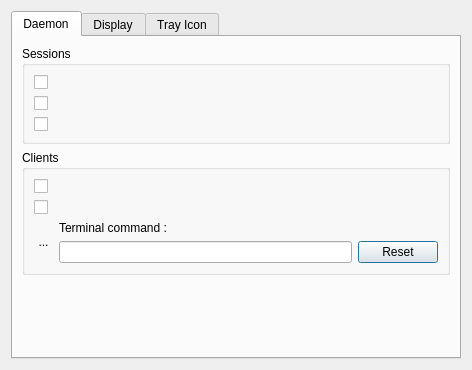
<?xml version="1.0" encoding="UTF-8"?>
<ui version="4.0">
 <class>dialogPreferences</class>
 <widget class="QDialog" name="dialogPreferences">
  <property name="geometry">
   <rect>
    <x>0</x>
    <y>0</y>
    <width>472</width>
    <height>370</height>
   </rect>
  </property>
  <property name="windowTitle">
   <string>Preferences</string>
  </property>
  <layout class="QHBoxLayout" name="horizontalLayout">
   <item>
    <widget class="QTabWidget" name="tabWidget">
     <property name="tabPosition">
      <enum>QTabWidget::North</enum>
     </property>
     <property name="tabShape">
      <enum>QTabWidget::Rounded</enum>
     </property>
     <property name="currentIndex">
      <number>0</number>
     </property>
     <property name="elideMode">
      <enum>Qt::ElideLeft</enum>
     </property>
     <property name="tabBarAutoHide">
      <bool>true</bool>
     </property>
     <widget class="QWidget" name="tabDaemon">
      <attribute name="icon">
       <iconset theme="daemon">
        <normaloff>.</normaloff>.</iconset>
      </attribute>
      <attribute name="title">
       <string>Daemon</string>
      </attribute>
      <layout class="QVBoxLayout" name="verticalLayout">
       <item>
        <widget class="QGroupBox" name="groupBoxSessions">
         <property name="title">
          <string>Sessions</string>
         </property>
         <layout class="QVBoxLayout" name="verticalLayout_6">
          <item>
           <widget class="QCheckBox" name="checkBoxBookmarks">
            <property name="text">
             <string/>
            </property>
           </widget>
          </item>
          <item>
           <widget class="QCheckBox" name="checkBoxAutoSnapshot">
            <property name="text">
             <string/>
            </property>
           </widget>
          </item>
          <item>
           <widget class="QCheckBox" name="checkBoxSessionScripts">
            <property name="text">
             <string/>
            </property>
           </widget>
          </item>
         </layout>
        </widget>
       </item>
       <item>
        <widget class="QGroupBox" name="groupBoxClients">
         <property name="title">
          <string>Clients</string>
         </property>
         <layout class="QVBoxLayout" name="verticalLayout_7">
          <item>
           <widget class="QCheckBox" name="checkBoxDesktopsMemory">
            <property name="text">
             <string/>
            </property>
           </widget>
          </item>
          <item>
           <widget class="QCheckBox" name="checkBoxGuiStates">
            <property name="text">
             <string/>
            </property>
           </widget>
          </item>
          <item>
           <layout class="QGridLayout" name="gridLayout">
            <item row="0" column="1">
             <widget class="QLabel" name="labelTerminalCommand">
              <property name="toolTip">
               <string>&lt;html&gt;&lt;head/&gt;&lt;body&gt;&lt;p&gt;Edit here the command used to run the program in a terminal.&lt;/p&gt;&lt;p&gt;NSM programs can be launched in a terminal modifying the NSM tab of their properties dialog.&lt;/p&gt;&lt;/body&gt;&lt;/html&gt;</string>
              </property>
              <property name="text">
               <string>Terminal command :</string>
              </property>
             </widget>
            </item>
            <item row="1" column="1">
             <widget class="QLineEdit" name="lineEditTerminalCommand"/>
            </item>
            <item row="1" column="2">
             <widget class="QPushButton" name="pushButtonResetTerminal">
              <property name="toolTip">
               <string>&lt;html&gt;&lt;head/&gt;&lt;body&gt;&lt;p&gt;Reset the terminal command to the default value.&lt;/p&gt;&lt;p&gt;The default terminal command depends on your desktop environment and on your installed terminals.&lt;/p&gt;&lt;/body&gt;&lt;/html&gt;</string>
              </property>
              <property name="text">
               <string>Reset</string>
              </property>
              <property name="icon">
               <iconset theme="edit-reset">
                <normaloff>.</normaloff>.</iconset>
              </property>
             </widget>
            </item>
            <item row="0" column="0" rowspan="2">
             <widget class="FakeToolButton" name="toolButtonTerminal">
              <property name="styleSheet">
               <string notr="true">QToolButton{border:none}</string>
              </property>
              <property name="text">
               <string>...</string>
              </property>
              <property name="icon">
               <iconset theme="utilities-terminal">
                <normaloff>.</normaloff>.</iconset>
              </property>
              <property name="iconSize">
               <size>
                <width>24</width>
                <height>24</height>
               </size>
              </property>
             </widget>
            </item>
           </layout>
          </item>
          <item>
           <layout class="QHBoxLayout" name="horizontalLayout_5"/>
          </item>
          <item>
           <layout class="QHBoxLayout" name="horizontalLayout_4"/>
          </item>
         </layout>
        </widget>
       </item>
       <item>
        <spacer name="verticalSpacer">
         <property name="orientation">
          <enum>Qt::Vertical</enum>
         </property>
         <property name="sizeHint" stdset="0">
          <size>
           <width>20</width>
           <height>40</height>
          </size>
         </property>
        </spacer>
       </item>
      </layout>
     </widget>
     <widget class="QWidget" name="tabDisplay">
      <attribute name="icon">
       <iconset theme="preferences-desktop-display">
        <normaloff>.</normaloff>.</iconset>
      </attribute>
      <attribute name="title">
       <string>Display</string>
      </attribute>
      <layout class="QVBoxLayout" name="verticalLayout_2">
       <item>
        <widget class="QCheckBox" name="checkBoxMenuBar">
         <property name="text">
          <string/>
         </property>
        </widget>
       </item>
       <item>
        <widget class="QCheckBox" name="checkBoxMessages">
         <property name="text">
          <string/>
         </property>
        </widget>
       </item>
       <item>
        <widget class="QCheckBox" name="checkBoxJackPatchbay">
         <property name="text">
          <string/>
         </property>
        </widget>
       </item>
       <item>
        <layout class="QHBoxLayout" name="horizontalLayout_2">
         <item>
          <spacer name="horizontalSpacer">
           <property name="orientation">
            <enum>Qt::Horizontal</enum>
           </property>
           <property name="sizeType">
            <enum>QSizePolicy::Maximum</enum>
           </property>
           <property name="sizeHint" stdset="0">
            <size>
             <width>40</width>
             <height>20</height>
            </size>
           </property>
          </spacer>
         </item>
         <item>
          <widget class="QPushButton" name="pushButtonPatchbayPreferences">
           <property name="text">
            <string>Show patchbay preferences</string>
           </property>
           <property name="icon">
            <iconset theme="preferences">
             <normaloff>.</normaloff>.</iconset>
           </property>
          </widget>
         </item>
         <item>
          <spacer name="horizontalSpacer_2">
           <property name="orientation">
            <enum>Qt::Horizontal</enum>
           </property>
           <property name="sizeHint" stdset="0">
            <size>
             <width>40</width>
             <height>20</height>
            </size>
           </property>
          </spacer>
         </item>
        </layout>
       </item>
       <item>
        <widget class="Line" name="line">
         <property name="orientation">
          <enum>Qt::Horizontal</enum>
         </property>
        </widget>
       </item>
       <item>
        <widget class="QCheckBox" name="checkBoxKeepFocus">
         <property name="text">
          <string/>
         </property>
        </widget>
       </item>
       <item>
        <widget class="Line" name="line_2">
         <property name="orientation">
          <enum>Qt::Horizontal</enum>
         </property>
        </widget>
       </item>
       <item>
        <widget class="QCheckBox" name="checkboxStartupDialogs">
         <property name="text">
          <string>Show startup dialog</string>
         </property>
        </widget>
       </item>
       <item>
        <layout class="QHBoxLayout" name="horizontalLayout_3">
         <item>
          <spacer name="horizontalSpacer_3">
           <property name="orientation">
            <enum>Qt::Horizontal</enum>
           </property>
           <property name="sizeType">
            <enum>QSizePolicy::Maximum</enum>
           </property>
           <property name="sizeHint" stdset="0">
            <size>
             <width>40</width>
             <height>20</height>
            </size>
           </property>
          </spacer>
         </item>
         <item>
          <widget class="QPushButton" name="pushButtonReappear">
           <property name="text">
            <string>Make reappear all dialog windows</string>
           </property>
           <property name="icon">
            <iconset theme="dialog-messages">
             <normaloff>.</normaloff>.</iconset>
           </property>
          </widget>
         </item>
         <item>
          <spacer name="horizontalSpacer_4">
           <property name="orientation">
            <enum>Qt::Horizontal</enum>
           </property>
           <property name="sizeHint" stdset="0">
            <size>
             <width>40</width>
             <height>20</height>
            </size>
           </property>
          </spacer>
         </item>
        </layout>
       </item>
       <item>
        <spacer name="verticalSpacer_2">
         <property name="orientation">
          <enum>Qt::Vertical</enum>
         </property>
         <property name="sizeHint" stdset="0">
          <size>
           <width>20</width>
           <height>40</height>
          </size>
         </property>
        </spacer>
       </item>
      </layout>
     </widget>
     <widget class="QWidget" name="tabTrayIcon">
      <attribute name="icon">
       <iconset theme="org.kde.plasma.systemtray">
        <normaloff>.</normaloff>.</iconset>
      </attribute>
      <attribute name="title">
       <string>Tray Icon</string>
      </attribute>
      <layout class="QVBoxLayout" name="verticalLayout_4">
       <item>
        <widget class="QGroupBox" name="groupBoxSystray">
         <property name="title">
          <string>Pro&amp;vide system tray icon</string>
         </property>
         <property name="checkable">
          <bool>true</bool>
         </property>
         <layout class="QVBoxLayout" name="verticalLayout_3">
          <item>
           <widget class="QCheckBox" name="checkBoxOnlySessionRunning">
            <property name="text">
             <string>Only when session is running</string>
            </property>
            <property name="checked">
             <bool>true</bool>
            </property>
           </widget>
          </item>
          <item>
           <widget class="QCheckBox" name="checkBoxReversedMenu">
            <property name="toolTip">
             <string>Enable it if your systray is at bottom of the screen.</string>
            </property>
            <property name="text">
             <string>Reversed menu order</string>
            </property>
           </widget>
          </item>
         </layout>
        </widget>
       </item>
       <item>
        <widget class="QCheckBox" name="checkBoxShutdown">
         <property name="toolTip">
          <string>&lt;html&gt;&lt;head/&gt;&lt;body&gt;&lt;p&gt;Never ask what to do and close GUI process&lt;br/&gt;if you close RaySession while a session is running. &lt;/p&gt;&lt;p&gt;The session will still running and you just have&lt;br/&gt;to restart RaySession to manage it.&lt;/p&gt;&lt;p&gt;This method uses less RAM than&lt;br/&gt;keeping window in system tray.&lt;/p&gt;&lt;/body&gt;&lt;/html&gt;</string>
         </property>
         <property name="text">
          <string>Quit shutdowns the GUI</string>
         </property>
        </widget>
       </item>
       <item>
        <spacer name="verticalSpacer_3">
         <property name="orientation">
          <enum>Qt::Vertical</enum>
         </property>
         <property name="sizeHint" stdset="0">
          <size>
           <width>20</width>
           <height>40</height>
          </size>
         </property>
        </spacer>
       </item>
      </layout>
     </widget>
    </widget>
   </item>
  </layout>
 </widget>
 <customwidgets>
  <customwidget>
   <class>FakeToolButton</class>
   <extends>QToolButton</extends>
   <header>surclassed_widgets</header>
  </customwidget>
 </customwidgets>
 <resources/>
 <connections/>
</ui>
